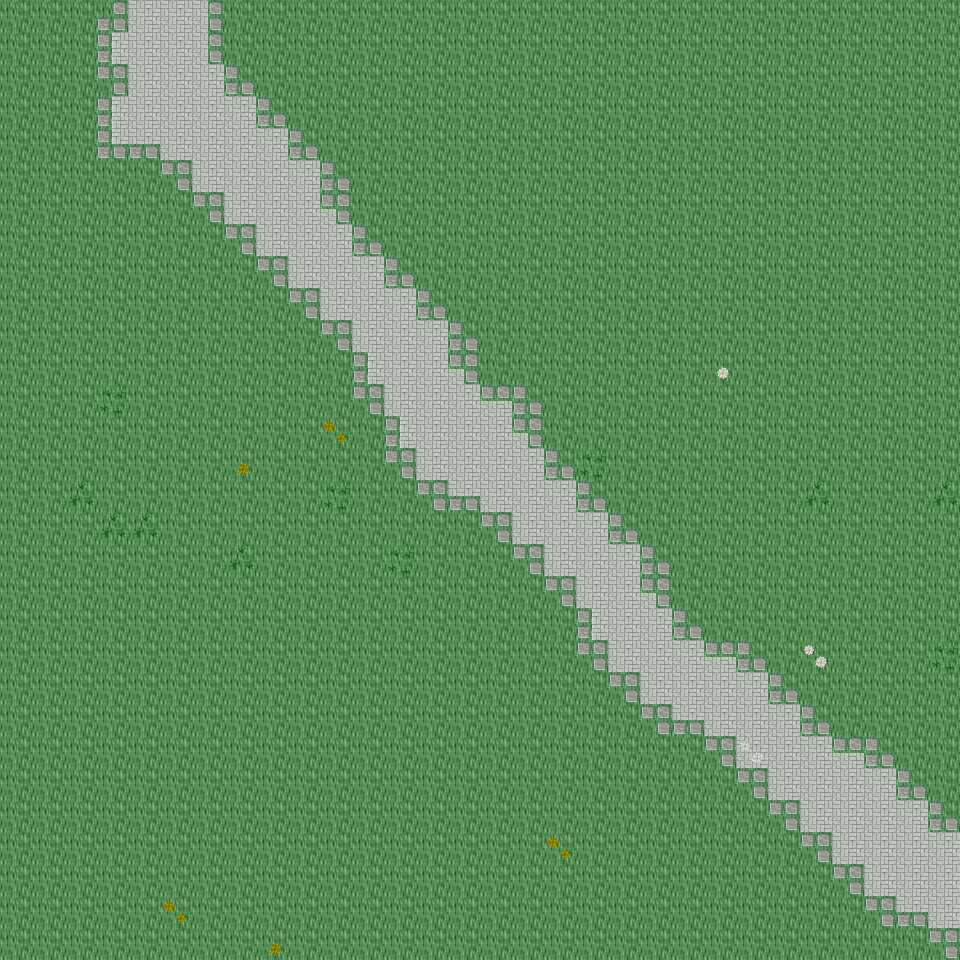

Rendered tile map (Tiled .tmx) drawn with the repository's tilesets; below, a short description and the map source with its tile grids summarised:
An orthogonal 30x30 tile map with 32x32 px tiles, 6 tile layers (Ground, Object, Object2, Above, ...), 29 tilesets and 3 objects (3x mapExit).

<map version="1.0" orientation="orthogonal" renderorder="right-down" width="30" height="30" tilewidth="32" tileheight="32" nextobjectid="4">
  <tileset firstgid="1" name="tileset_ground_ground" tilewidth="32" tileheight="32" tilecount="33" columns="3">
    <image source="../drawable/tileset_ground_ground.png" width="96" height="352" />
  </tileset>
  <tileset firstgid="34" name="tileset_plant_flower_daisy_white" tilewidth="32" tileheight="32" tilecount="8" columns="2">
    <image source="../drawable/tileset_plant_flower_daisy_white.png" width="64" height="128" />
  </tileset>
  <tileset firstgid="42" name="tileset_plant_grasses" tilewidth="32" tileheight="32" tilecount="6" columns="3">
    <image source="../drawable/tileset_plant_grasses.png" width="96" height="64" />
  </tileset>
  <tileset firstgid="48" name="tileset_plant_flower_daisy_yellow" tilewidth="32" tileheight="32" tilecount="8" columns="2">
    <image source="../drawable/tileset_plant_flower_daisy_yellow.png" width="64" height="128" />
  </tileset>
  <tileset firstgid="56" name="tileset_plant_leaves" tilewidth="32" tileheight="32" tilecount="8" columns="4">
    <image source="../drawable/tileset_plant_leaves.png" width="128" height="64" />
  </tileset>
  <tileset firstgid="64" name="tileset_building_wall_wall_brown" tilewidth="32" tileheight="32" tilecount="12" columns="3">
    <image source="../drawable/tileset_building_wall_wall_brown.png" width="96" height="128" />
  </tileset>
  <tileset firstgid="76" name="tileset_building_wall_stone" tilewidth="32" tileheight="32" tilecount="12" columns="3">
    <image source="../drawable/tileset_building_wall_stone.png" width="96" height="128" />
  </tileset>
  <tileset firstgid="88" name="tileset_plant_bush_bushes" tilewidth="32" tileheight="32" tilecount="10" columns="5">
    <image source="../drawable/tileset_plant_bush_bushes.png" width="160" height="64" />
  </tileset>
  <tileset firstgid="98" name="tileset_plant_cactus" tilewidth="32" tileheight="32" tilecount="2" columns="1">
    <image source="../drawable/tileset_plant_cactus.png" width="32" height="64" />
  </tileset>
  <tileset firstgid="100" name="tileset_plant_stump_stump_brown" tilewidth="32" tileheight="32" tilecount="4" columns="2">
    <image source="../drawable/tileset_plant_stump_stump_brown.png" width="64" height="64" />
  </tileset>
  <tileset firstgid="104" name="tileset_plant_tree_tree_darkgreen" tilewidth="32" tileheight="32" tilecount="88" columns="8">
    <image source="../drawable/tileset_plant_tree_tree_darkgreen.png" width="256" height="352" />
  </tileset>
  <tileset firstgid="192" name="tileset_building_window_window_long" tilewidth="32" tileheight="32" tilecount="3" columns="3">
    <image source="../drawable/tileset_building_window_window_long.png" width="96" height="32" />
  </tileset>
  <tileset firstgid="195" name="tileset_building_door_door_n" tilewidth="32" tileheight="32" tilecount="6" columns="3">
    <image source="../drawable/tileset_building_door_door_n.png" width="96" height="64" />
  </tileset>
  <tileset firstgid="201" name="tileset_building_roof_green" tilewidth="32" tileheight="32" tilecount="20" columns="5">
    <image source="../drawable/tileset_building_roof_green.png" width="160" height="128" />
  </tileset>
  <tileset firstgid="221" name="tileset_plant_vine" tilewidth="32" tileheight="32" tilecount="3" columns="1">
    <image source="../drawable/tileset_plant_vine.png" width="32" height="96" />
  </tileset>
  <tileset firstgid="224" name="tileset_item_corpse_skull_dark" tilewidth="32" tileheight="32" tilecount="2" columns="2">
    <image source="../drawable/tileset_item_corpse_skull_dark.png" width="64" height="32" />
  </tileset>
  <tileset firstgid="226" name="tileset_logic_creature_animal" tilewidth="32" tileheight="32" tilecount="32" columns="8">
    <image source="../drawable/tileset_logic_creature_animal.png" width="256" height="128" />
  </tileset>
  <tileset firstgid="258" name="tileset_logic_creature_elf" tilewidth="32" tileheight="32" tilecount="16" columns="8">
    <image source="../drawable/tileset_logic_creature_elf.png" width="256" height="64" />
  </tileset>
  <tileset firstgid="274" name="tileset_logic_collision" tilewidth="32" tileheight="32" tilecount="1" columns="1">
    <image source="../drawable/tileset_logic_collision.png" width="32" height="32" />
  </tileset>
  <tileset firstgid="275" name="tileset_logic_creature_human_evil" tilewidth="32" tileheight="32" tilecount="16" columns="8">
    <image source="../drawable/tileset_logic_creature_human_evil.png" width="256" height="64" />
  </tileset>
  <tileset firstgid="291" name="tileset_building_door_closed" tilewidth="32" tileheight="32" tilecount="1" columns="1">
    <image source="../drawable/tileset_building_door_closed.png" width="32" height="32" />
  </tileset>
  <tileset firstgid="292" name="tileset_logic_portal" tilewidth="32" tileheight="32" tilecount="24" columns="8">
    <image source="../drawable/tileset_logic_portal.png" width="256" height="96" />
  </tileset>
  <tileset firstgid="316" name="tileset_ground_blue_paving" tilewidth="32" tileheight="32" tilecount="2" columns="1">
    <image source="../drawable/tileset_ground_blue_paving.png" width="32" height="64" />
  </tileset>
  <tileset firstgid="318" name="tileset_ground_green_paving" tilewidth="32" tileheight="32" tilecount="18" columns="3">
    <image source="../drawable/tileset_ground_green_paving.png" width="96" height="192" />
  </tileset>
  <tileset firstgid="336" name="tileset_logic_protection" tilewidth="32" tileheight="32" tilecount="2" columns="2">
    <image source="../drawable/tileset_logic_protection.png" width="64" height="32" />
  </tileset>
  <tileset firstgid="338" name="tileset_object_rotating_crystal" tilewidth="32" tileheight="32" tilecount="48" columns="8">
    <image source="../drawable/tileset_object_rotating_crystal.png" width="256" height="192" />
  </tileset>
  <tileset firstgid="386" name="tileset_light_white_1x1" tilewidth="32" tileheight="32" tilecount="1" columns="1">
    <image source="../drawable/tileset_light_white_1x1.png" width="32" height="32" />
  </tileset>
  <tileset firstgid="387" name="tileset_light_light_5x5" tilewidth="32" tileheight="32" tilecount="25" columns="5">
    <image source="../drawable/tileset_light_light_5x5.png" width="160" height="160" />
  </tileset>
  <tileset firstgid="412" name="tileset_logic_creature_ogre" tilewidth="32" tileheight="32" tilecount="4" columns="4">
    <image source="../drawable/tileset_logic_creature_ogre.png" width="128" height="32" />
  </tileset>
  <layer name="Ground" width="30" height="30">
    <data>[900 cells, 900 non-empty, 2 distinct tile ids]</data>
  </layer>
  <layer name="Object" width="30" height="30">
    <data>[900 cells, 82 non-empty, 15 distinct tile ids]</data>
  </layer>
  <layer name="Object2" width="30" height="30">
    <data>[900 cells, 0 non-empty, 0 distinct tile ids]</data>
  </layer>
  <layer name="Above" width="30" height="30">
    <data>[900 cells, 0 non-empty, 0 distinct tile ids]</data>
  </layer>
  <layer name="Above2" width="30" height="30">
    <data>[900 cells, 0 non-empty, 0 distinct tile ids]</data>
  </layer>
  <layer name="Walkable" width="30" height="30">
    <data>[900 cells, 0 non-empty, 0 distinct tile ids]</data>
  </layer>
  <objectgroup name="MapEvents">
    <object id="1" name="south" type="mapExit" x="0" y="928" width="960" height="32">
      <properties>
        <property name="map" value="level_0_x171_y60" />
        <property name="x" value="0" />
        <property name="y" value="1" />
      </properties>
    </object>
    </objectgroup>
</map>
<!-- 2 of 3 objects omitted -->
